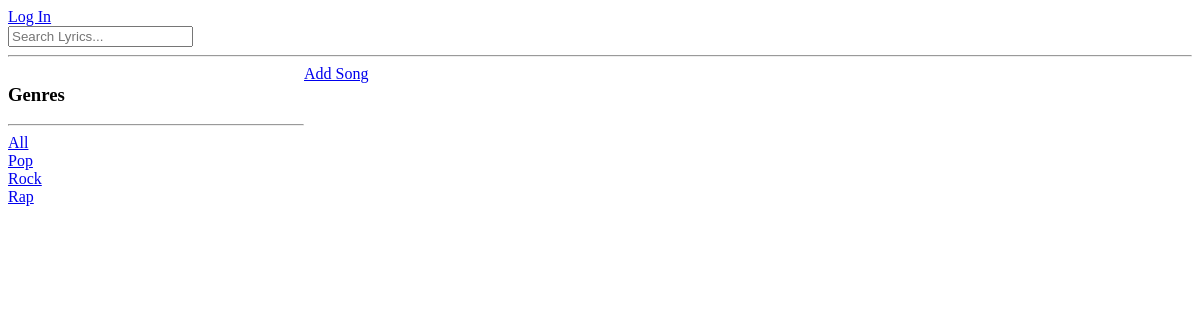
The app's page /, older data.
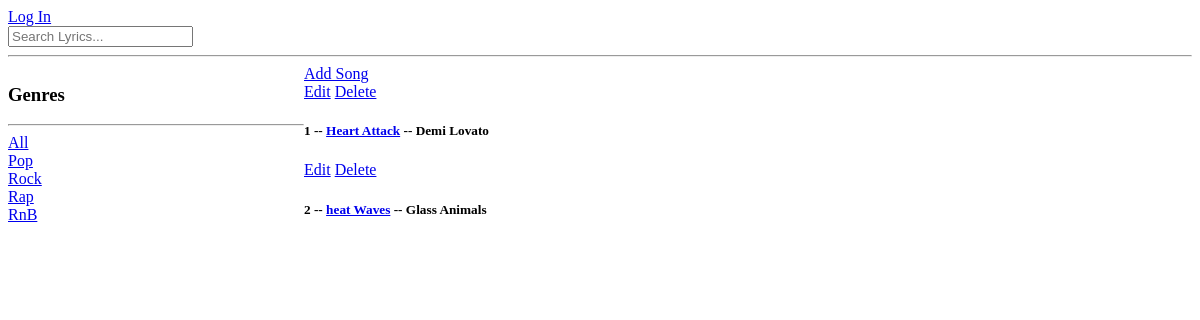
The same page, newer data.
### base/models.py (models this page shows, shortened)
class Genre(models.Model):
    name = models.CharField(max_length=50)

class Song(models.Model):
    title = models.CharField(max_length=50)
    artist = models.ForeignKey(Artist, on_delete=models.CASCADE)
    lyrics = models.TextField(null=False, blank=False)
    contributors = models.ManyToManyField(User, related_name='contributors', blank=True)
    genre = models.ManyToManyField(Genre)
    creator = models.ForeignKey(User, on_delete=models.CASCADE, default=1)
    updated = models.DateTimeField(auto_now=True)
    created = models.DateField(auto_now_add=True)

class Artist(models.Model):
    name = models.CharField(max_length=60)
    def __str__(self):
        return self.name

### base/views.py (the view)
# urls.py: path('', views.home, name="home"),
def home(request):
    q = request.GET.get('q') if request.GET.get('q') != None else ''
    songs =  Song.objects.filter(
        Q(title__icontains=q) |
        Q(genre__name__icontains=q) |
        Q(artist__name__icontains=q)
        )
    genres= Genre.objects.all()
    context = {'songs': songs, 'genres': genres}
    return render(request, 'base/home.html', context )

### base/templates/base/home.html (shortened to what this page needs)
{% extends 'main.html' %}
{% block body %}
<div class="home-container">
    <div>
        {% include 'base/genres_component.html' %}
    </div>
    <div>
        <a href="{% url 'add-song' %}">Add Song</a>
        <div>
            {% include 'base/feed_component.html' %}
        </div>
    </div>
</div>
{% endblock %}

### base/templates/base/genres_component.html
<h3>Genres</h3>
<hr>
<div>
    <a href="{% url 'home' %}">All</a>
</div>
{% for genre in genres %}
    <div>
        <a href="{% url 'home' %}?q={{genre.name}}">{{genre.name}}</a>
    </div>
{% endfor %}

### base/templates/base/feed_component.html
{% for song in songs %}
    <a href="{% url 'edit-song' song.id  %}">Edit</a>
    <a href="{% url 'delete-song' song.id  %}">Delete</a>
    <div>
        <h5>{{song.id}} -- <a href="{% url 'song' song.id %}">{{song.title}}</a> -- {{song.artist}} </h5>
    </div>
{% endfor %}

Row changes from the older to the newer data that the page shows:
added Genre: name "RnB"
now on this page (row edited): Song: id "1", title "Heart Attack", artist "Demi Lovato"
now on this page (row edited): Song: id "2", title "heat Waves", artist "Glass Animals"
